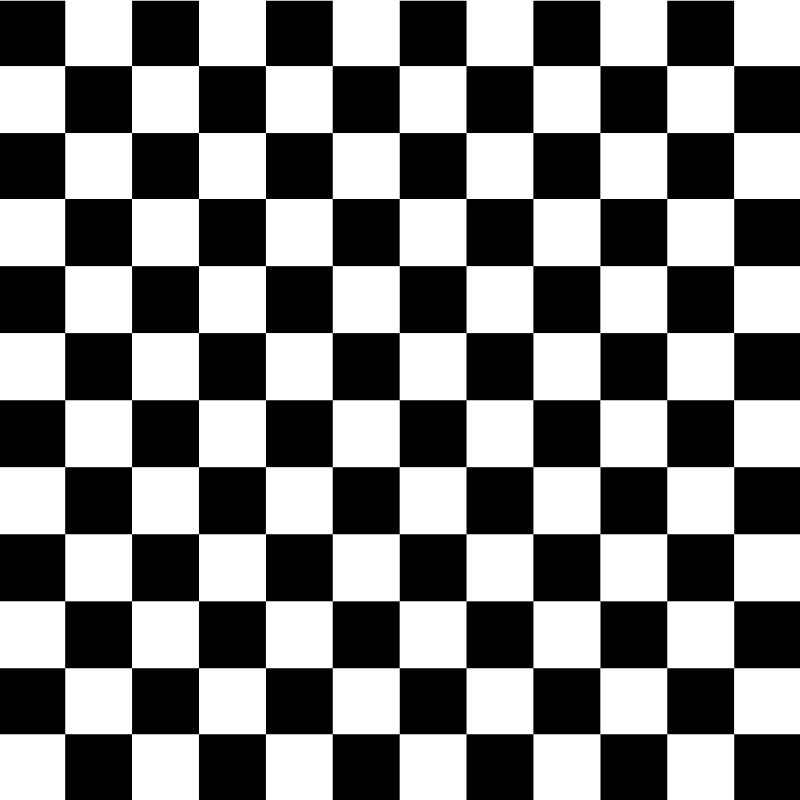
#> input picture hw4b/src_imgs/Checkerboard.png, 800 x 800 px
$ python auto_stitch.py src_imgs/Checkerboard.png out.png --imgs src_imgs   (older library calls are emulated)
#> lines starting #> are read from the running program, lines starting #| are printed output that depends on the picture
from homography import findHomography, apply_H
from merge import warp_toward_fixed_img, Image

import numpy as np
import cv2
import numba as nb

from skimage import feature

import argparse

def imwrite(p, img, jpg_quality):
    cv2.imwrite(p, img, [cv2.IMWRITE_JPEG_QUALITY, jpg_quality])

class Visualizer():
    # [6 lines left out: function visualize_corners, not called in this run]

class HarrisCorner():
    def __init__(self):
        pass

    def detect(self, img, discard_ratio=0.02):
        assert isinstance(img, np.ndarray)
        h, w = img.shape[0:2]

        xmin, xmax = int(w*discard_ratio), int(w*(1-discard_ratio))
        ymin, ymax = int(h*discard_ratio), int(h*(1-discard_ratio))

        corners = []
        corner_scores = []

        I = cv2.cvtColor(img, cv2.COLOR_BGR2GRAY)

        response = feature.corner_harris(I, method='eps', sigma=1)
        peak_coords = feature.peak_local_max(response, min_distance=30, indices=True)
        # (r, c) -> (c, r)
        peak_coords = peak_coords[:, [1, 0]]

        mask = (xmin <= peak_coords[:, 0]) & (peak_coords[:, 0] <= xmax) \
                & (ymin <= peak_coords[:, 1]) & (peak_coords[:, 1] <= ymax)

        peak_coords = peak_coords[mask]
        cc, rr = peak_coords[:, 0], peak_coords[:, 1]

        corners.extend(peak_coords)
        corner_scores.extend(response[rr, cc])

        corners = np.array(corners)
        corner_scores = np.array(corner_scores)

        assert corners.shape[1] == 2

        assert len(corners) == len(corner_scores)
        return corners, corner_scores

@nb.jit(nopython=True)
def anms(n_desired, corners, corner_scores):
    '''
        According to http://cs.brown.edu/courses/csci1950-g/results/proj6/steveg/theory.html
        We can then sort our features based on radius size, and pull the first n features when we request a specific amount. In doing this, we aren't guaranteed to get the n features with the highest corner strengths, but instead, we get the n most dominant in their region, which ensures we get spatially distributed strong points.
    '''
    # assert isinstance(corners, np.ndarray)
    # assert isinstance(corner_scores, np.ndarray)
    # Compute each point's radius
    n = len(corner_scores)
    n_desired = min(n, n_desired)

    radius = np.full((n,), np.inf, dtype=np.float32)

    for i in range(n):
        # For each pi, find the closest pj s.t.
        # corner_scores[i] < corner_scores[j]
        for j in range(n):
            if corner_scores[i] < corner_scores[j]:
                # update the radius (to the closest larger point)
                r = np.sqrt(np.sum(np.square(corners[i] - corners[j])))
                radius[i] = min(radius[i], r)
    # Sort by the radius (from largest (inf) to the smallest)
    # and then take the first n_desired points
    # NOTE: Conceptually, assume all points have different radius
    #       if we take the first n_desired points
    #       this means we use radius[n_desired-1] as the radius
    #       so every point after [n_desired:] will be suppressed!!!
    indices = np.argsort(-radius)[:n_desired]
    return corners[indices], corner_scores[indices]

def grad(gray):
    assert len(gray.shape) == 2
    Ix = cv2.Sobel(gray, cv2.CV_32F, 1, 0, ksize=11)
    Iy = cv2.Sobel(gray, cv2.CV_32F, 0, 1, ksize=11)
    if False:
        cv2.imwrite("Ix.jpg", cv2.normalize(Ix, None, 0, 255, cv2.NORM_MINMAX))
        cv2.imwrite("Iy.jpg", cv2.normalize(Iy, None, 0, 255, cv2.NORM_MINMAX))

    g = np.stack([Ix, Iy], axis=-1)
    return g

def get_feature_descriptors(
        img, corners, orientation=True, normalize=True):
    assert len(img.shape) == 3
    assert corners.shape[1] == 2 # (x, y)
    gray_img = cv2.cvtColor(img, cv2.COLOR_BGR2GRAY)
    # (h, w, 2)
    dimg = grad(gray_img)

    # Descriptor's patch size and the scale
    des_h = 64
    des_s = 2
    des_H = des_h * des_s

    # (4, 2)
    box = np.array(
        [[0, 0], [des_H-1, 0],
         [des_H-1, des_H-1], [0, des_H-1]], dtype=np.float32)
    # (1, 2)
    center = np.array([[des_H//2, des_H//2]])

    descriptors = []

    for corner in corners:
        col, row = corner
        # Move this box using `corner` as the center
        b = (box + (corner.reshape(1, 2) - center)).astype(np.int32)
        if orientation:
            # (2,)
            vec = dimg[row, col]
            # Compute the angle
            theta = np.arctan2(vec[1], vec[0])
            deg = np.rad2deg(theta)
            align_b = b.astype(np.int32)
            # rotate the bounding box
            rot_mat = cv2.getRotationMatrix2D(corner.astype(np.float32), -deg, 1.0)
            # oriented normalized box
            b = np.concatenate([b, np.ones((4, 1))], axis=1).dot(rot_mat.T)
            b = b.astype(np.float32)

            M = cv2.getAffineTransform(b[:3], box[:3])
            # (des_H, des_H, 3)
            des = cv2.warpAffine(img, M, (des_H, des_H), borderValue=(0, 0, 0))
            if False:
                cv2.imwrite("des-aligned.jpg",
                        img[align_b[0][0]:align_b[2][0], align_b[0][1]:align_b[2][1]])
                cv2.imwrite("des.jpg", des)
        else:
            des = np.zeros((des_H, des_H, 3), dtype=np.float32)
            top_left, bot_right = b[0], b[2]

            if False:
                # debug
                if any(top_left < 0):
                    import pdb; pdb.set_trace()
                if any(bot_right >= np.array([img.shape[1], img.shape[0]])):
                    import pdb; pdb.set_trace()

            # when top_left < [0, 0], we need to change the
            # starting corner for `des`
            offset = np.maximum(top_left, [0, 0]) - top_left

            tl = np.maximum(top_left, [0, 0])
            br = np.minimum(bot_right, [img.shape[1]-1, img.shape[0]-1])
            # effective h and w
            trunc_w, trunc_h = (br - tl +1)
            des[offset[1]:offset[1]+trunc_h, offset[0]:offset[0]+trunc_w, :] =\
                img[tl[1]:tl[1]+trunc_h, tl[0]:tl[0]+trunc_w, :]

        des = des.astype(np.float32)
        # Resize
        des = cv2.resize(des, (des_h, des_h))

        # Normalize mean and variance (over each channel)
        if normalize:
            mean = np.mean(des.reshape(des_h*des_h, 3), axis=0).reshape(1, 1, 3)
            std = np.std(des.reshape(des_h*des_h, 3), axis=0).reshape(1, 1, 3)
            des = (des - mean) / (std + 1e-5)
        descriptors.append(des)

    # (n corners, des_h, des_h, 3)
    descriptors = np.stack(descriptors, axis=0)
    return descriptors

# [98 lines left out: functions pair_corners, ransac_mask, not called in this run]

def main():
    np.random.seed(0)
    parser = argparse.ArgumentParser()
    parser.add_argument("fixed", type=str, help="The fixed image (usually the middle)")
    parser.add_argument("out", type=str)
    parser.add_argument("--imgs", nargs="+", required=True)
    parser.add_argument("--anms", type=int, default=1000)
    parser.add_argument("--ori", default=False, action="store_true")
    args = parser.parse_args()

    fixed = cv2.imread(args.fixed)
#> fixed is the input picture: shape (800, 800, 3); mean B, G, R 127.7, 127.7, 127.7
    imgs = []
    for p in args.imgs:
        I = cv2.imread(p)
        imgs.append(I)

    hc = HarrisCorner()
    corners, scores = hc.detect(fixed)
#> in detect, `response = feature.corner_harris(I, method='eps', sigma=1)`:
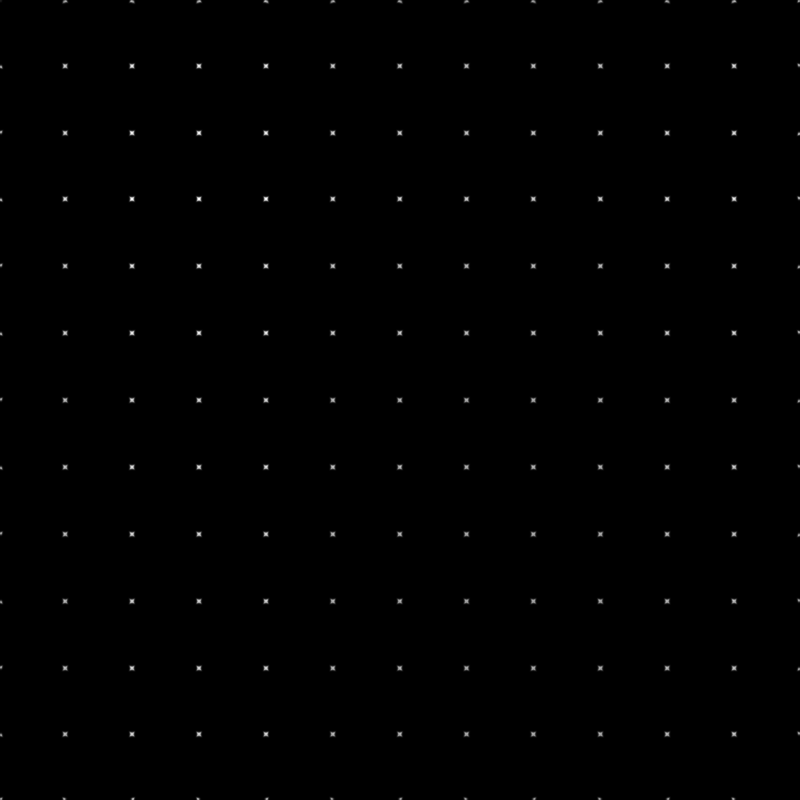
#> response: shape (800, 800) float64; min 0, max 5.25, mean 0.0155; drawn with min black and max white
#> in detect, `peak_coords = feature.peak_local_max(response, min_distance=30, indice..`: peak_coords = 121 pairs, first value 65 to 734, second value 64 to 733
#> in detect, `peak_coords = peak_coords[:, [1, 0]]`: peak_coords = 121 pairs, first value 64 to 733, second value 65 to 734
#> in detect, `cc, rr = peak_coords[:, 0], peak_coords[:, 1]`: cc = 121 values, max 733 at index 10, min 64 at index 20, mean 399.1; rr = 121 values, max 734 at index 37, min 65 at index 6, mean 399.3
#> in detect, `corners = np.array(corners)`: corners has the same summary as peak_coords
#> in detect, `corner_scores = np.array(corner_scores)`: corner_scores = 121 values, max 5.25 at index 0, min 3.37 at index 120, mean 4.16
#> corners has the same summary as peak_coords in detect; scores has the same summary as corner_scores in detect
    before = corners
#> before has the same summary as peak_coords in detect
    corners, _ = anms(args.anms, corners, scores)
    des = get_feature_descriptors(fixed, corners, orientation=args.ori)
#> in grad, `Ix = cv2.Sobel(gray, cv2.CV_32F, 1, 0, ksize=11)`:
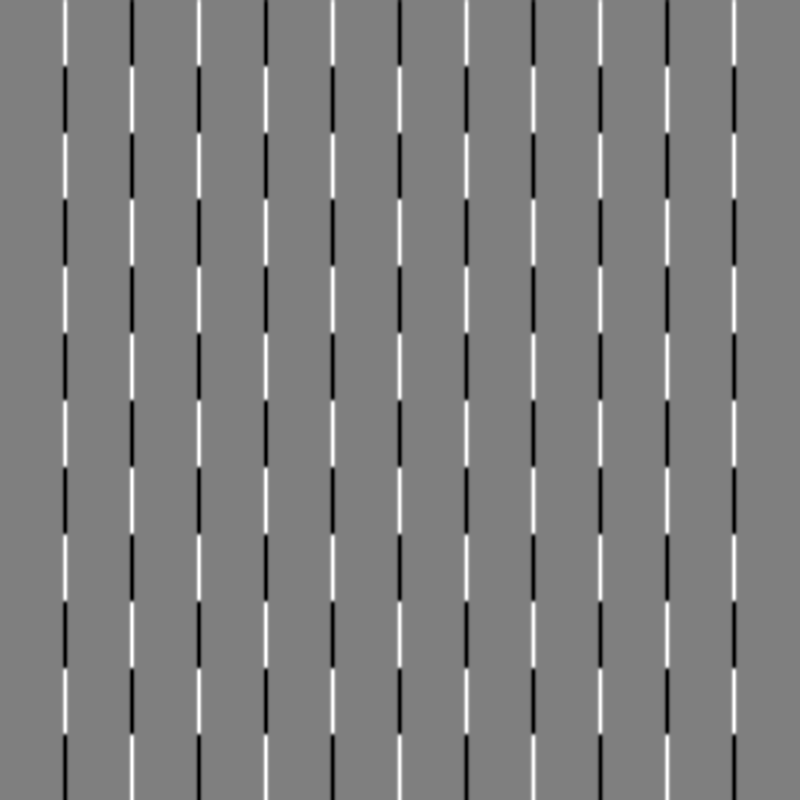
#> Ix: shape (800, 800) float32; min -32901120, max 32901120, mean -521; drawn with min black and max white
#> in grad, `Iy = cv2.Sobel(gray, cv2.CV_32F, 0, 1, ksize=11)`:
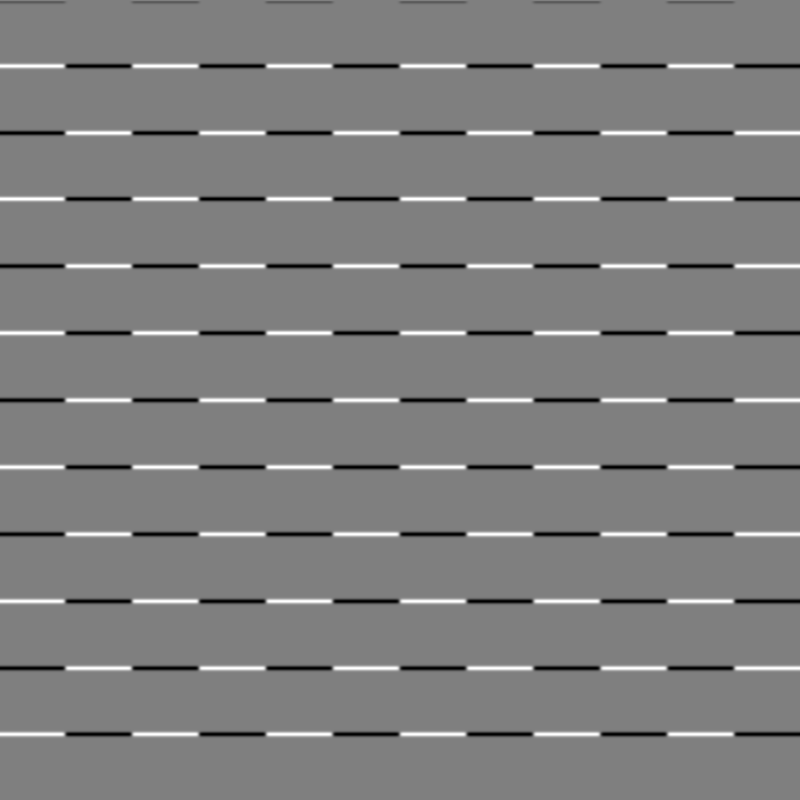
#> Iy: shape (800, 800) float32; min -32901120, max 32901120, mean -15504.7; drawn with min black and max white
#> the loop in get_feature_descriptors, `for corner in corners:` made 121 passes
#> (col, row, b, mean, std) on passes 1 to 6: (131, 199, [[67, 135], [194, 135], [194, 262], [67, 262]], [[127.6, 127.6, 127.6]], [[126.5, 126.5, 126.5]]), (733, 198, [[669, 134], [796, 134], [796, 261], [669, 261]], [[127.6, 127.6, 127.6]], [[125.5, 125.5, 125.5]]), (733, 733, [[669, 669], [796, 669], [796, 796], [669, 796]], [[127.6, 127.6, 127.6]], [[125.6, 125.6, 125.6]]), (266, 733, [[202, 669], [329, 669], [329, 796], [202, 796]], [[127.6, 127.6, 127.6]], [[126.5, 126.5, 126.5]]), (266, 198, [[202, 134], [329, 134], [329, 261], [202, 261]], [[127.6, 127.6, 127.6]], [[126.4, 126.4, 126.4]]), (400, 332, [[336, 268], [463, 268], [463, 395], [336, 395]], [[127.6, 127.6, 127.6]], [[126, 126, 126]])
#> corner on passes 59 to 60: [666, 533], [532, 600]
#> pass 1, in get_feature_descriptors, `des = des.astype(np.float32)`:
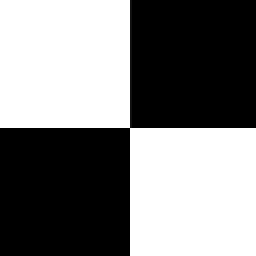
#> des: shape (128, 128, 3) float32 (shown 2 times larger); min 0, max 255, mean 127.6
#> pass 2, in get_feature_descriptors, `des = des.astype(np.float32)`:
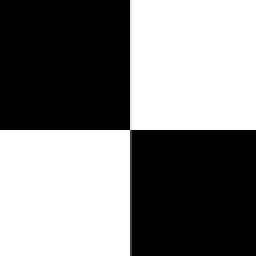
#> des: shape (128, 128, 3) float32 (shown 2 times larger); mean of channels 0, 1, 2 127.6, 127.6, 127.6; drawn as B, G, R
#> after the loop in get_feature_descriptors, `for corner in corners:`:
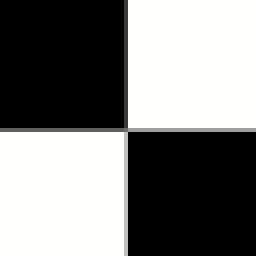
#> des: shape (64, 64, 3) float32 (shown 4 times larger); mean B, G, R -1.6e-07, -2.56e-07, -2.56e-07; drawn with min black and max white

    if False:
        canvas = fixed.copy()
        for p in before:
            cv2.drawMarker(canvas, p, (0, 255, 0), cv2.MARKER_STAR, 10)
        for p in corners:
            cv2.drawMarker(canvas, p, (0, 0, 255), cv2.MARKER_STAR, 10)

        d = get_feature_descriptors(fixed, corners, orientation=False, normalize=False)

        imwrite("corners.jpg", canvas, 20)
        max_col = 50
        n = d.shape[0]
        w = d.shape[1]

        # (n, w, w, 3) -> (n // max_col, max_col, w, w, 3)
        d = d.reshape(n // max_col, max_col, w, w, 3)
        # (n//max_col, w, max_col, w, 3) -> (n // max_col * w, max_col * w, 3)
        d = d.transpose(0, 2, 1, 3, 4)
        d = d.reshape(-1, max_col * w, 3)
        imwrite("des.jpg", d, 20)

    warped_images = []
    for idx, img in enumerate(imgs):
        print("Processing image {}....".format(idx))
        print("Stiching image...")
        cur_corners, scores = hc.detect(img)
        cur_corners, _ = anms(args.anms, cur_corners, scores)
        cur_des = get_feature_descriptors(img, cur_corners, orientation=args.ori)

        print("Pairing the corners...")
        matches = pair_corners(des, cur_des)
        inlier_mask = ransac_mask(matches, corners, cur_corners)
        matches = matches[inlier_mask]
        print("Successfully matches {} pairs".format(len(matches)))

        # Map moved_pts to fixed_pts
        fixed_pts = np.array([corners[i] for (i, j) in matches])
        moved_pts = np.array([cur_corners[j] for (i, j) in matches])

        print("Warping the image...")
        warped_image =\
            warp_toward_fixed_img(fixed, img, fixed_pts, moved_pts)
        warped_images.append(warped_image)
#> this loop made 1 pass
#> img on pass 1: None
#> (printed output is left out)

    # Warped all images
    merged = Image(fixed,
            np.ones((*fixed.shape[0:2], 1), dtype=np.int32),
            np.zeros((2, ), dtype=np.int32))
    for image in warped_images:
        merged = merged.merge(image)

    merged.write(args.out, 20)
    return

if __name__ == "__main__":
#> (the run stopped early here; a loop or call above may not have finished)
